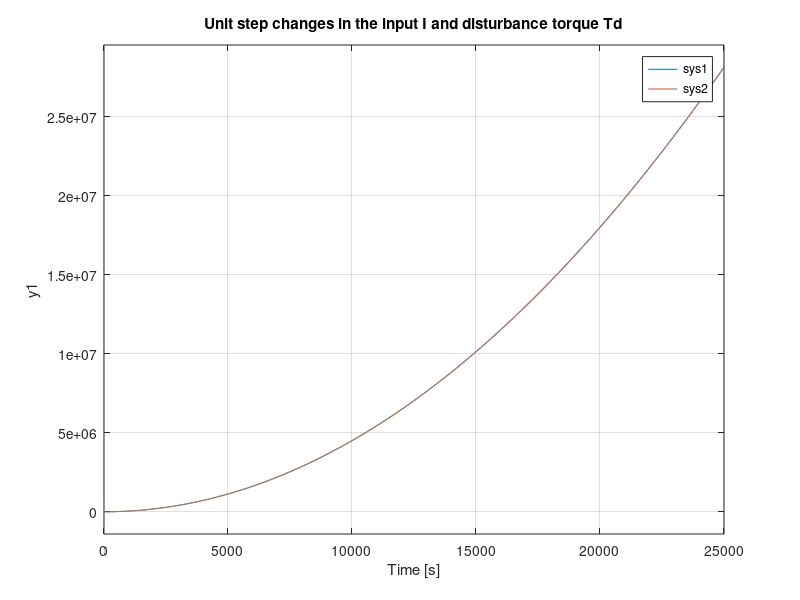

Recreate this plot in MATLAB. (Note: this script raises an error after producing the figure.)
% Question #1

% Define constants
J1=10/9; J2=10; c=0.1; k=1; kI=1;

% Define State Space
A = [0 0 1 0; 0 0 0 1; -k/J1 k/J1 -c/J1 c/J1; k/J2 -k/J2 c/J2 -c/J2]
B = [0; 0; kI/J1; 0]
C = [0 1 0 0]
D = [0]
F = [0; 0; 0; 1/J2]         % disturbance torque vector


% Question #2: Compute Open-Loop Eigenvalues
eigs = eig(A)


% Question #3: Simulate the unit step changes input I and in
% disturbance torque Td
sys1 = ss(A, B, C, D);      % define sys1 as the ss with input I (Td = 0)
sys2 = ss(A, F, C, D);      % define sys2 as the ss with input Td (I = 0)

% Apply unit step to both models and plot
step(sys1, sys2, 25000)
title('Unit step changes in the input I and disturbance torque Td');

% Controllability of the open-loop system
cont = [B A*B A^2*B A^3*B];
det_cont = det(cont)


% Question #4:
syms K1 K2 K3 K4 s;                 % declare controller variables
K = [K1, K2, K3, K4];               % gain vector K

% We want closed-loop poles of -1, -2, -1+-j. This polynomial provides
% those poles
PEQ1 = (s + 2)*(s + 1)*(s^2 + 2*s + 2);

% This is the polynomial provided by the closed loop polynomial with feedback
% det(sI - (A - BK))
PEQ2 = det(s.*eye(4) - (A - B*K));

% In order to find the values of K that will provide the closed-loop poles
% we want given our state-space model, we must equate the two above
% equations and solve for K
TEMP = coeffs(PEQ1 - PEQ2, s);
[K1, K2, K3, K4] = solve(TEMP(1)==0, TEMP(2)==0, TEMP(3)==0, TEMP(4)==0);
K = double([K1, K2, K3, K4])        % ensure that K matrix is of type double


% Question #5:
Kr = double(-1 / (C*inv(A-B*K)*B))  % ensure that Kr matrix is of type double


% Question #6:
sys3 = ss(A-B*K, Kr.*B, C, D);
step(sys3, 20);
ylim([0 1.5])

% Question #7:
syms L1 L2 L3 L4;
L = [L1; L2; L3; L4];

PEQ1 = (s+4)*(s+2)*(s^2 + 4*s + 8); % desired closed loop polynomial
PEQ2 = det(s.*eye(4) - (A - L*C));    % closed loop polynomial with feedback

TEMP = coeffs(PEQ1-PEQ2, s);        % coefficients to solve observer vals
[L1, L2, L3, L4] = solve(TEMP(1)==0, TEMP(2)==0, TEMP(3)==0, TEMP(4)==0);
L = [L1; L2; L3; L4]                % observer gain vector L
